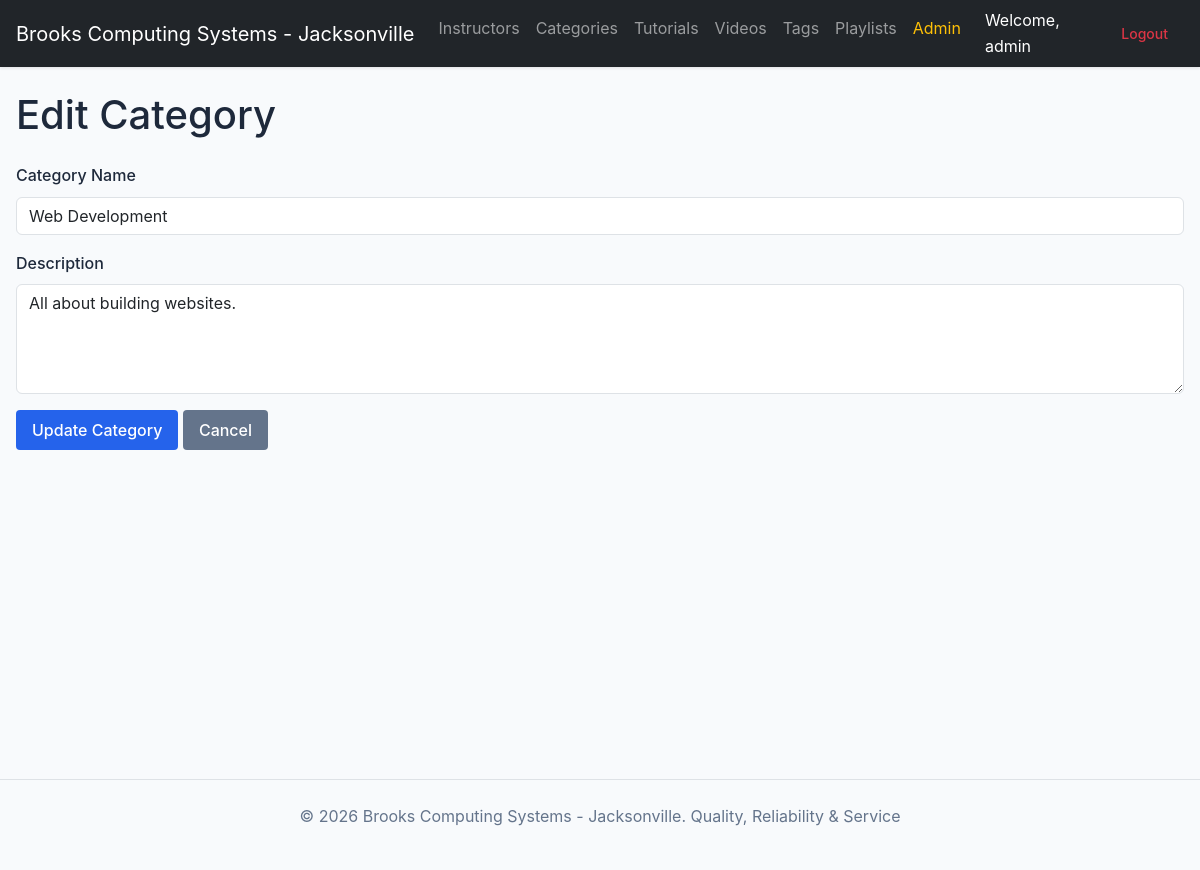
/categories/edit/1 (signed in), run on the app's committed database.
### tables this page shows
CREATE TABLE `categories` (
  `category_id` int(11) NOT NULL AUTO_INCREMENT,
  `category_name` varchar(100) NOT NULL,
  `description` text DEFAULT NULL,
  PRIMARY KEY (`category_id`),
  UNIQUE KEY `category_name` (`category_name`)
);

### app/Controllers/CategoryController.php (called while the page is built, shortened)
<?php
class CategoryController extends BaseController {
    private $categoryModel;
    public function __construct() {
        $this->categoryModel = new Category();
    }
    public function edit($id = null) {
        $category = $this->categoryModel->find($id);
        $this->render('categories/edit', [
            'title' => 'Edit Category',
            'category' => $category
        ]);
    }
}

### app/Config/Database.php (called while the page is built, shortened)
<?php
class Database {
    private function __construct() {
        $env = parse_ini_file(__DIR__ . '/../../.env');
        $host = $env['DB_HOST'] ?? 'localhost';
        $db   = $env['DB_NAME'] ?? '';
        $user = $env['DB_USER'] ?? '';
        $pass = $env['DB_PASS'] ?? '';
        $charset = 'utf8mb4';
        $dsn = "mysql:host=$host;dbname=$db;charset=$charset";
    }
}

### app/Models/Category.php (called while the page is built, shortened)
<?php
class Category {
    private $db;
    public function __construct() {
        $this->db = Database::getInstance()->getConnection();
    }
    public function find($id) {
        $stmt = $this->db->prepare("SELECT * FROM categories WHERE category_id = ?");
        $stmt->execute([$id]);
        return $stmt->fetch();
    }
}

### app/Views/categories/edit.php (the view, shortened to what this page needs)
<h1>Edit Category</h1>
<form action="<?= BASE_PATH ?>/categories/edit" method="POST">
    <div class="mb-3">
        <label for="category_name" class="form-label">Category Name</label>
        <input type="text" name="category_name" id="category_name" class="form-control" value="<?= htmlspecialchars($category['category_name']) ?>" required>
    </div>
    <div class="mb-3">
        <label for="description" class="form-label">Description</label>
        <textarea name="description" id="description" class="form-control" rows="4"><?= htmlspecialchars($category['description'] ?? '') ?></textarea>
    </div>
    <div class="mt-3">
        <button type="submit" class="btn btn-primary">Update Category</button>
        <a href="<?= BASE_PATH ?>/categories" class="btn btn-secondary">Cancel</a>
    </div>
</form>

### public/css/style.css (style rules this page uses)
:root { --primary-color: #2563eb; --secondary-color: #64748b; --bg-color: #f8fafc; --text-color: #1e293b; --white: #ffffff; --border-color: #e2e8f0; --danger-color: #ef4444; }
* { box-sizing: border-box; margin: 0; padding: 0; }
body { font-family: -apple-system, BlinkMacSystemFont, "Segoe UI", Roboto, "Helvetica Neue", Arial, sans-serif; line-height: 1.6; background-color: var(--bg-color); color: var(--text-color); }
h1 { margin-bottom: 1.5rem; }
.btn { display: inline-block; padding: 0.5rem 1rem; border-radius: 0.25rem; text-decoration: none; font-weight: 500; cursor: pointer; border: none; }
.btn-primary { background-color: var(--primary-color); color: var(--white); }
.btn-secondary { background-color: var(--secondary-color); color: var(--white); }
label { display: block; margin-bottom: 0.5rem; font-weight: 500; }
input, select, textarea { width: 100%; padding: 0.5rem; border: 1px solid var(--border-color); border-radius: 0.25rem; font-size: 1rem; }

### data on the page
categories: category_name "Web Development", description "All about building websites."

### other printed values
$currentUser['username'] "admin"
